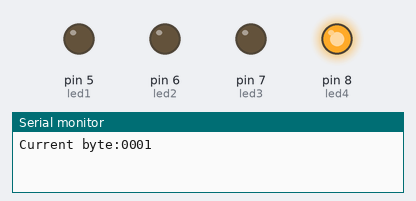
Bench run of a sketch on a simulated Arduino Uno, built with avr-gcc and run on an emulated ATmega328P. Shown: output pins drawn as LEDs (lit = HIGH), the last lines printed to the serial monitor.

Above: at 0.3 s.
At 1.7 s:
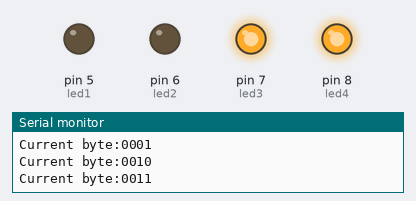
At 3.1 s:
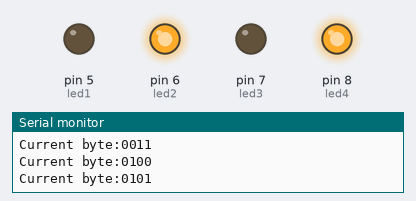
At 6.6 s:
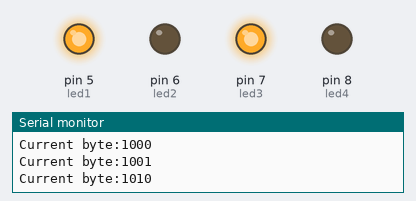
At 10.1 s:
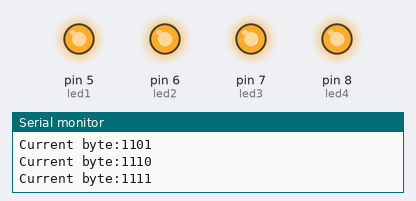
At 13.6 s:
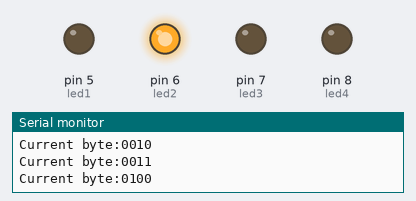
Timing chart, 0 to 14.6 s (numbered marks = the images above):
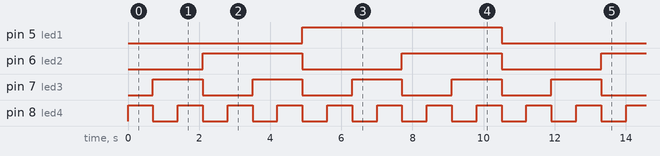

The sketch:

Decoder_OUTPUT.ino
```cpp
int led1=5,led2=6,led3=7,led4=8,state;
byte data=0b0001;
String info;
void setup() {
 Serial.begin(9600);
 for(int i=5;i<=8;i++){
  pinMode(i,OUTPUT);
 }
}
void loop() {
 info=String(data,BIN);
  while(info.length()<4){
    info="0"+info;
  }
 Serial.print("Current byte:");
  Serial.println(info);
   for(int j=0;j<=3;j++){
    char c=info.charAt(j);
    state=byte(c)-48;
   if(j==0){
    digitalWrite(led1,state);}
    else if(j==1){
    digitalWrite(led2,state);}
    else if(j==2){
    digitalWrite(led3,state);}
    else if(j==3){
    digitalWrite(led4,state);}
   }
  data+=1;
if(info=="1111"){data=0b0000;}
delay(700);
}
```

Measured:
- by itself, pin 5 (led1): alternates HIGH for 5.6 s and LOW for 5.6 s
- by itself, pin 6 (led2): alternates HIGH for 2.8 s and LOW for 2.8 s
- by itself, pin 7 (led3): alternates HIGH for 1.4 s and LOW for 1.4 s
- by itself, pin 8 (led4): alternates HIGH for 0.70 s and LOW for 0.70 s
